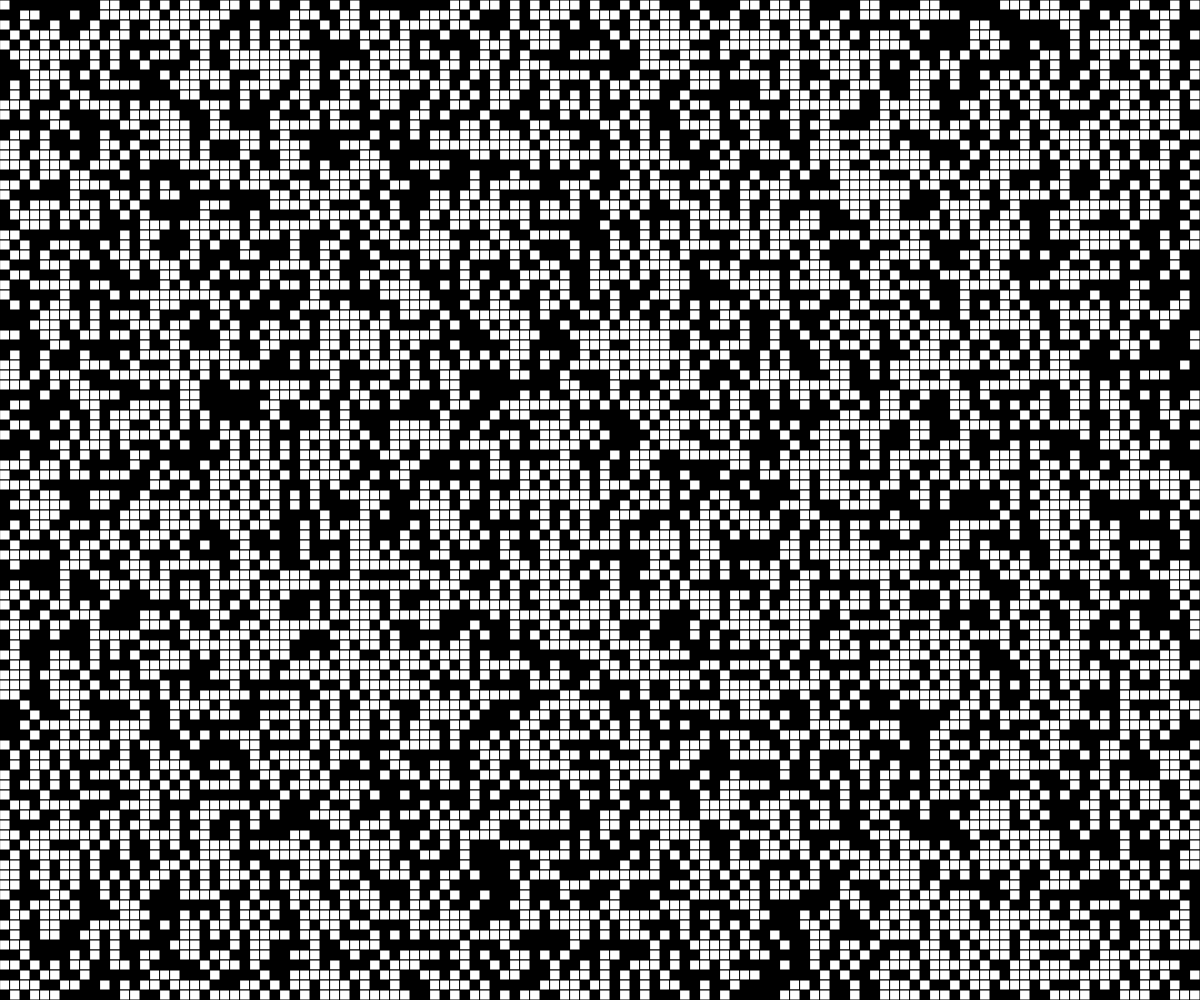
Frame 1 (no input)
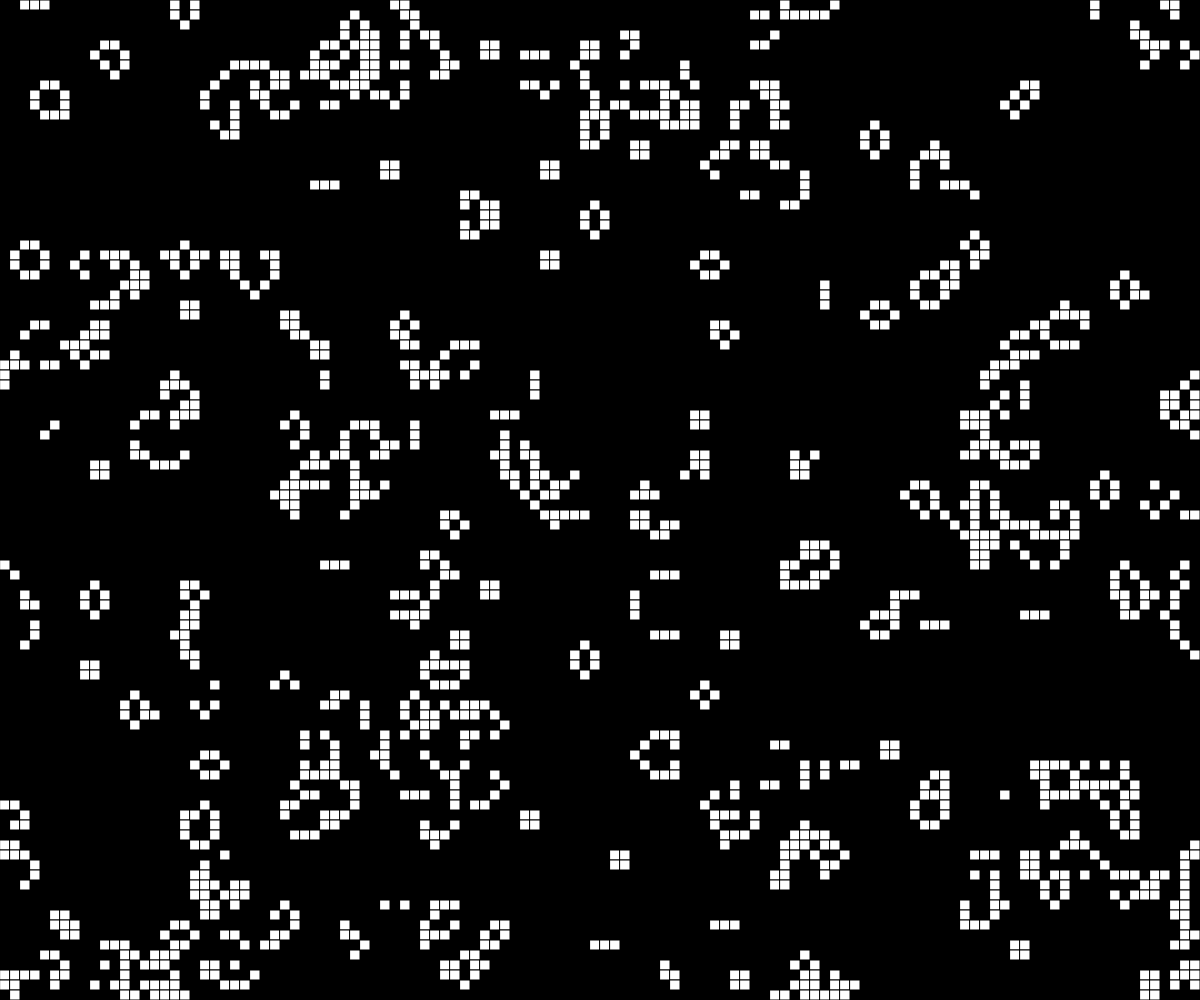
Frame 60 (no input)
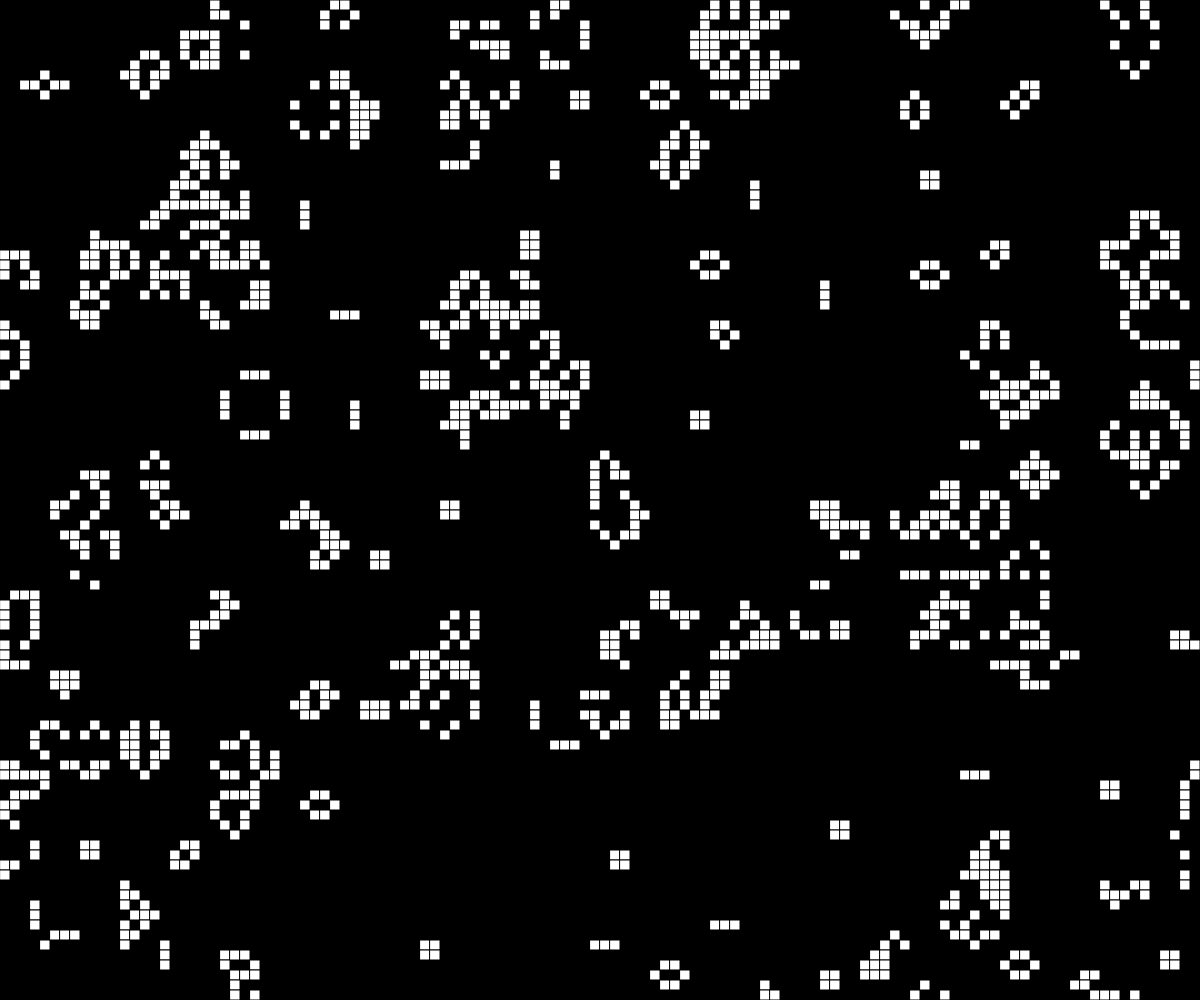
Frame 120 (the mouse pressed at the canvas centre since frame 60)

The p5.js sketch that drew these frames (run headless with seeded random() and noise() and a simulated clock; from frame 60 on, the mouse is pressed at the canvas centre):

// p5.js sketch
// ── sketch.js
let grid = null;
let rows = null;
let columns = null;
let resolution = 10;

function setup() {
  createCanvas(windowWidth, windowHeight);
  columns = floor(width / resolution);
  rows = floor(height / resolution);
  grid = constructGrid(columns, rows);
  initialiseGame(grid);
}

function draw() {
  background(0);
  drawCells(grid);
  grid = computeNextGeneration(grid);
}

function constructGrid(columns, rows) {
  const grid = new Array(columns);

  for (let index = 0; index < grid.length; index++) {
    grid[index] = new Array(rows);
  }

  return grid;
}

function initialiseGame(grid) {
  for (let outer = 0; outer < columns; outer++) {
    for (let inner = 0; inner < rows; inner++) {
      grid[outer][inner] = floor(random(2));
    }
  }
}

function drawCells(grid) {
  for (let outer = 0; outer < columns; outer++) {
    for (let inner = 0; inner < rows; inner++) {
      const x = outer * resolution;
      const y = inner * resolution;

      if (grid[outer][inner] === 1) {
        fill(255);
        stroke(0);
        rect(x, y, resolution, resolution);
      }
    }
  }
}

function computeNextGeneration(grid) {
  const next_generation = constructGrid(columns, rows);

  for (let outer = 0; outer < columns; outer++) {
    for (let inner = 0; inner < rows; inner++) {
      const state = grid[outer][inner];
      const neighbours = countCellNeighbours(grid, {
        x: outer,
        y: inner
      });

      if (state === 0 && neighbours === 3) {
        next_generation[outer][inner] = 1;
      } else if (state === 1 && (neighbours < 2 || neighbours > 3)) {
        next_generation[outer][inner] = 0;
      } else {
        next_generation[outer][inner] = state;
      }
    }
  }

  return next_generation;
}

function countCellNeighbours(grid, { x, y }) {
  let sum = 0;

  for (let outer = -1; outer < 2; outer++) {
    for (let inner = -1; inner < 2; inner++) {
      const column = (x + outer + columns) % columns;
      const row = (y + inner + rows) % rows;
      sum += grid[column][row];
    }
  }

  sum -= grid[x][y];

  return sum;
}
